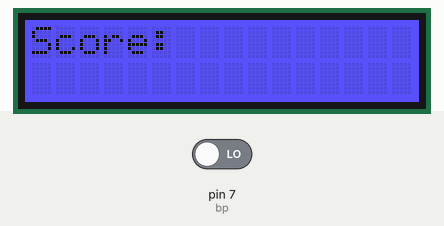
The sketch below on a simulated Arduino Uno, built with avr-gcc and run on an emulated ATmega328P. On the bench: 16×2 character LCD. The test bench sets the inputs (shaded band); at power-on: pin 7 (bp) LOW.

Above: at 1.2 s.
1.3 s: pin 7 (bp) driven HIGH
At 2.3 s:
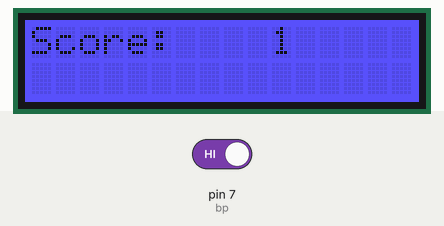
Timing chart, 0 to 4.3 s (numbered marks = the images above; inputs shaded):
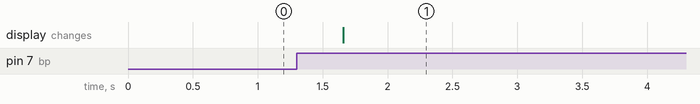

The sketch:

LCD_scorboard.ino
```cpp
#include <Wire.h>
#include "rgb_lcd.h"

byte etatbp=0;
byte ex_etatbp=0;

// LCD //
rgb_lcd lcd;
const int colorR = 38;
const int colorG = 27;
const int colorB = 255;
byte score=0;
int bp=7;

void setup() {

// LCD //
    lcd.begin(16, 2);
    lcd.setRGB(colorR, colorG, colorB);
    score=0;
    pinMode(bp,INPUT);


}

void loop() {
  etatbp = digitalRead(bp);
        lcd.setCursor(0,0);
        lcd.print("Score: ");
        delay(100);
    if(etatbp == HIGH and ex_etatbp==0){

        score=score + 1;
        Serial.println(score);
        delay(100);
        lcd.setCursor(10,0);
        delay(100);
        lcd.print(score, 1);

    }
    ex_etatbp=etatbp;
}

/*********************************************************************************************************
    END FILE
*********************************************************************************************************/
```

Measured:
- after the input at 1.3 s, the display: changes after 0.36 s (image 1)
